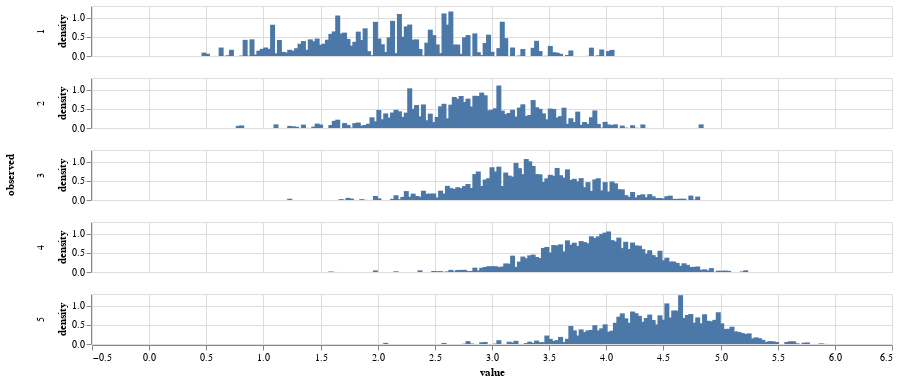

The notebook cell this image was saved under:
### Code cell
fit_vs_obs = pd.concat([
    Rhatbig.rename(columns={'rating':'fit'}),
    Rbig.rename(columns={'rating':'observed'}),
], axis=1).stack().dropna().reset_index()[['fit','observed']]

fit_vs_obs = fit_vs_obs.iloc[np.random.choice(len(fit_vs_obs), 5000)]

alt.Chart(fit_vs_obs).transform_density(
    density='fit',
    bandwidth=0.01,
    groupby=['observed'],
    extent= [0, 6]
).mark_bar().encode(
    alt.X('value:Q'),
    alt.Y('density:Q'),
    alt.Row('observed:N')
).properties(width=800, height=50)

### Figure 1 — Vega-Lite specification as saved in the notebook (floating-point values rounded to 4 significant figures; data arrays with more than 128 entries replaced by an {"elided": "..."} marker saying what was removed)
{"config": {"view": {"continuousWidth": 300, "continuousHeight": 300}}, "data": {"name": "data-b4a34186661f8c7c0f3f6290c961d0cb"}, "mark": {"type": "bar"}, "encoding": {"row": {"field": "observed", "type": "nominal"}, "x": {"field": "value", "type": "quantitative"}, "y": {"field": "density", "type": "quantitative"}}, "height": 50, "transform": [{"density": "fit", "bandwidth": 0.01, "extent": [0, 6], "groupby": ["observed"]}], "width": 800, "$schema": "https://vega.github.io/schema/vega-lite/v5.16.3.json", "datasets": {"data-b4a34186661f8c7c0f3f6290c961d0cb": {"elided": "5000 records"}}}
